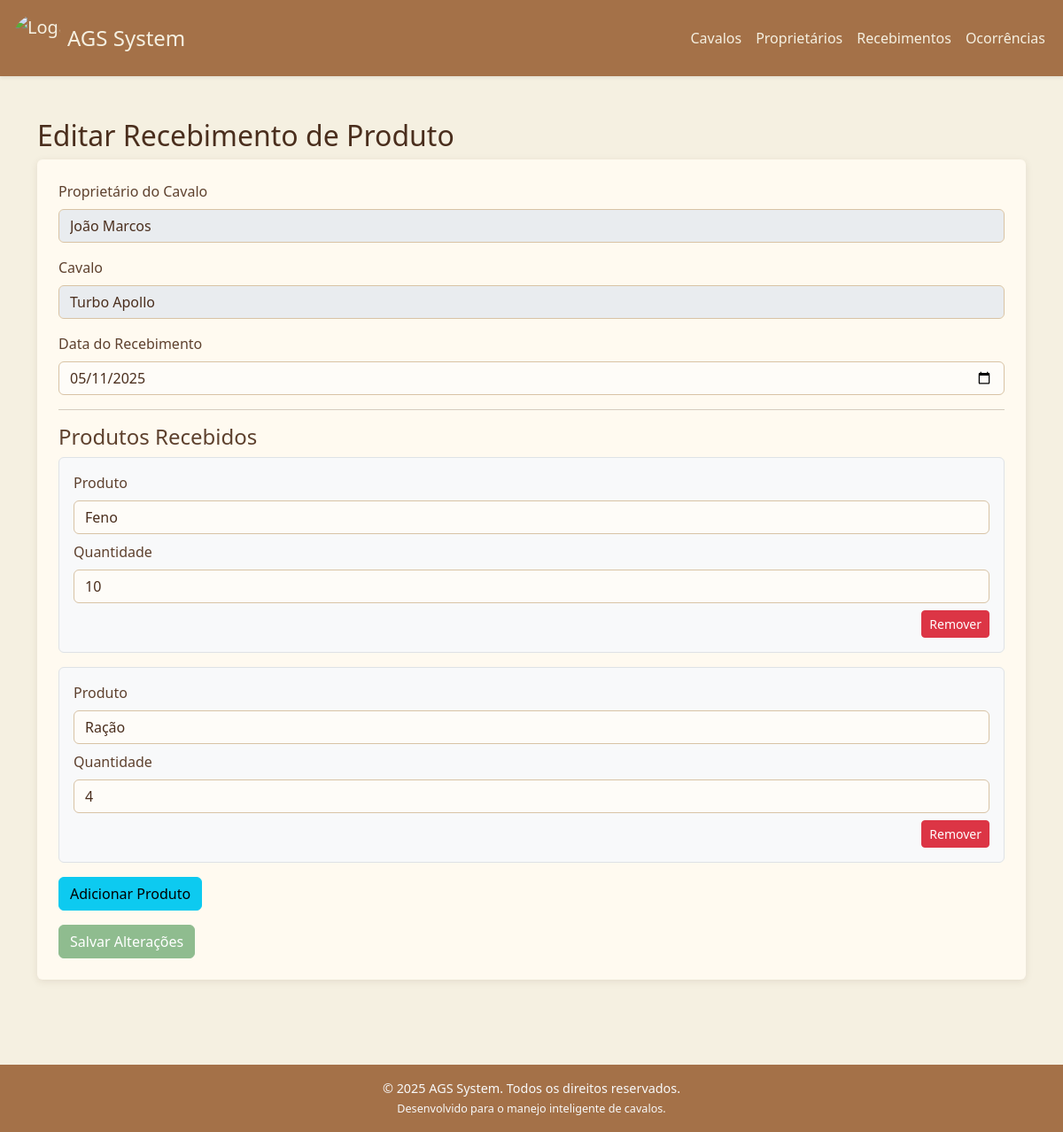
The app's page /editar_recebimento/2 with its own data.
### tables this page shows
CREATE TABLE proprietario (
            id INTEGER PRIMARY KEY AUTOINCREMENT,
            nome TEXT NOT NULL,
            telefone TEXT
        );

CREATE TABLE cavalos (
            id INTEGER PRIMARY KEY AUTOINCREMENT,
            nome TEXT NOT NULL,
            sexo_id INTEGER,
            raca_id INTEGER,
            idade INTEGER,
            pelagem_id INTEGER,
            proprietario_id INTEGER,
            imagem TEXT,
            FOREIGN KEY (sexo_id) REFERENCES sexo(id),
            FOREIGN KEY (raca_id) REFERENCES raca(id),
            FOREIGN KEY (pelagem_id) REFERENCES pelagem(id),
            FOREIGN KEY (proprietario_id) REFERENCES proprietario(id)
        );

CREATE TABLE recebimentos (
            id INTEGER PRIMARY KEY AUTOINCREMENT,
            proprietario_id INTEGER,
            cavalo_id INTEGER NOT NULL,
            data TEXT DEFAULT CURRENT_TIMESTAMP,
            FOREIGN KEY (proprietario_id) REFERENCES proprietario(id),
            FOREIGN KEY (cavalo_id) REFERENCES cavalos(id)
        );

CREATE TABLE itens_recebimento (
            id INTEGER PRIMARY KEY AUTOINCREMENT,
            recebimento_id INTEGER,
            produto_id INTEGER,
            quantidade INTEGER NOT NULL,
            FOREIGN KEY (recebimento_id) REFERENCES recebimentos(id),
            FOREIGN KEY (produto_id) REFERENCES produtos(id)
        );

CREATE TABLE produtos (
            id INTEGER PRIMARY KEY AUTOINCREMENT,
            nome TEXT NOT NULL
        );

### app.py (the view, shortened to what this page needs)
@app.route('/editar_recebimento/<int:id>', methods=['GET', 'POST'])
def editarRecebimento(id):
    conn = conexao()
    try:
        recebimento = conn.execute('''
            SELECT r.id, r.data, c.nome AS cavalo_nome, p.nome AS proprietario_nome
            FROM recebimentos r
            JOIN cavalos c ON r.cavalo_id = c.id
            JOIN proprietario p ON r.proprietario_id = p.id
            WHERE r.id = ?
        ''', (id,)).fetchone()
        produtos_recebidos = conn.execute('''
            SELECT ir.produto_id, ir.quantidade, pr.nome
            FROM itens_recebimento ir
            JOIN produtos pr ON ir.produto_id = pr.id
            WHERE ir.recebimento_id = ?
        ''', (id,)).fetchall()
        produtos = conn.execute('SELECT * FROM produtos').fetchall()
        conn.close()
        return render_template(
            'editar_recebimento.html',
            recebimento=recebimento,
            produtos_recebidos=produtos_recebidos,
            produtos=produtos
        )
    except sqlite3.Error as e:
        print(f"Erro ao editar recebimento: {e}")
        conn.rollback()
        conn.close()
        return "Erro ao editar recebimento."

### app.py (called while the page is built)
@app.context_processor
def inject_now():
    return {'now': datetime.now()}

### database.py (called while the page is built)
def conexao():
    conn = sqlite3.connect(db_path)
    conn.row_factory = sqlite3.Row
    return conn

### templates/editar_recebimento.html (shortened to what this page needs)
{% extends 'base.html' %}
{% block content %}
<h2>Editar Recebimento de Produto</h2>
<form method="POST" class="bg-secondary p-4 rounded">
  <div class="mb-3">
    <label class="form-label">Proprietário do Cavalo</label>
    <input
      type="text"
      class="form-control"
      value="{{ recebimento.proprietario_nome }}"
      disabled
    />
  </div>
  <div class="mb-3">
    <label class="form-label">Cavalo</label>
    <input
      type="text"
      class="form-control"
      value="{{ recebimento.cavalo_nome }}"
      disabled
    />
  </div>
  <div class="mb-3">
    <label class="form-label">Data do Recebimento</label>
    <input
      type="date"
      name="data"
      class="form-control"
      value="{{ recebimento.data }}"
      required
    />
  </div>
  <hr />
  <h4>Produtos Recebidos</h4>
  <div id="produtos-container">
    {% for item in produtos_recebidos %}
    <div class="produto-item border rounded p-3 mb-3 bg-light">
      <div class="mb-2">
        <label class="form-label">Produto</label>
        <select name="produto_id[]" class="form-control" required>
          {% for produto in produtos %}
          <option value="{{ produto.id }}" {% if produto.id == item.produto_id %}selected{% endif %}>
            {{ produto.nome }}
          </option>
          {% endfor %}
        </select>
      </div>
      <div class="mb-2">
        <label class="form-label">Quantidade</label>
        <input
          type="number"
          name="quantidade[]"
          class="form-control"
          value="{{ item.quantidade }}"
          required
        />
      </div>
      <div class="text-end">
        <button type="button" class="btn btn-danger btn-sm remover-produto">Remover</button>
      </div>
    </div>
    {% endfor %}
  </div>
  <button type="button" class="btn btn-info mb-3" id="adicionar-produto">Adicionar Produto</button>
  <div>
    <button type="submit" class="btn btn-success">Salvar Alterações</button>
  </div>
</form>
{% endblock %}

### static/css/style.css (style rules this page uses)
body { background-color: #f5f0e1; color: #4a2e1d; font-family: "Segoe UI", sans-serif; min-height: 100vh; display: flex; flex-direction: column; }
.card, form { background-color: #fffaf0; border: none; border-radius: 10px; box-shadow: 0 2px 8px rgba(74, 46, 29, 0.1); color: #5e412e; }
form.bg-secondary { background-color: #fffaf0 !important; }
.form-label { font-weight: 500; color: #5e412e; }
input.form-control, select.form-control, textarea.form-control { background-color: #fefcf8; border: 1px solid #d8c3a5; color: #4a2e1d; }
.form-control::placeholder { color: #a88a62; }
.btn-success { background-color: #8fbc8f; border-color: #8fbc8f; color: #fff; }

### records on screen
proprietario: proprietario_nome "João Marcos"
cavalos: cavalo_nome "Turbo Apollo"
recebimentos: data "05/11/2025"
itens_recebimento: produto.nome "Feno", quantidade "10"
itens_recebimento: produto.nome "Ração", quantidade "4"
